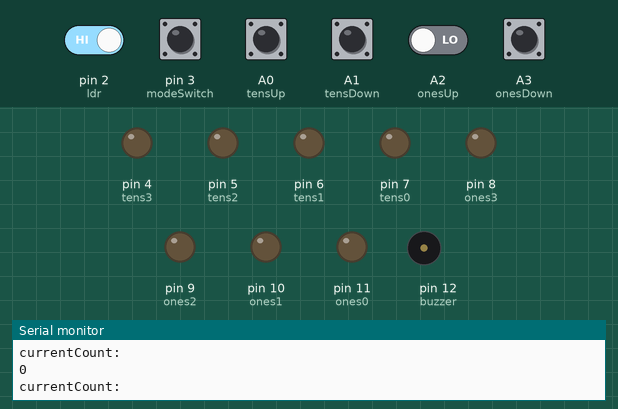
Simulated run of this sketch. Board: Arduino Uno, built with avr-gcc and run on an emulated ATmega328P. Parts: output pins drawn as LEDs (lit = HIGH), buzzer (waves = sounding, pin HIGH), the last lines printed to the serial monitor. The inputs (shaded band) are chosen by the test bench; at power-on: pin 2 (ldr) HIGH, A0 (tensUp), A1 (tensDown), A2 (onesUp), A3 (onesDown), pin 3 (modeSwitch) LOW.

Above: at 1.2 s.
1.3 s: pin 3 (modeSwitch) pulled HIGH for 0.15 s
At 2.6 s:
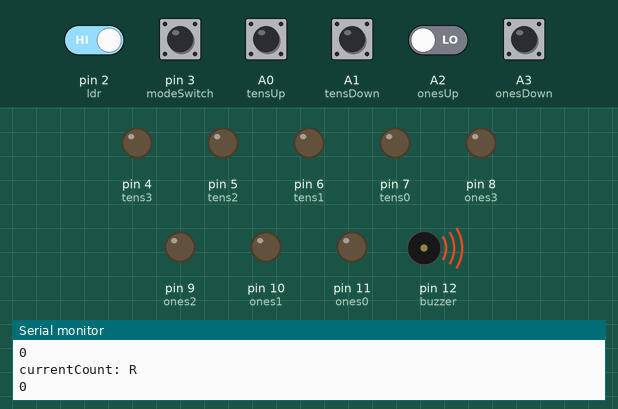
2.9 s: pin 2 (ldr) driven LOW
4.4 s: pin 3 (modeSwitch) pulled HIGH for 1 s
At 5.2 s:
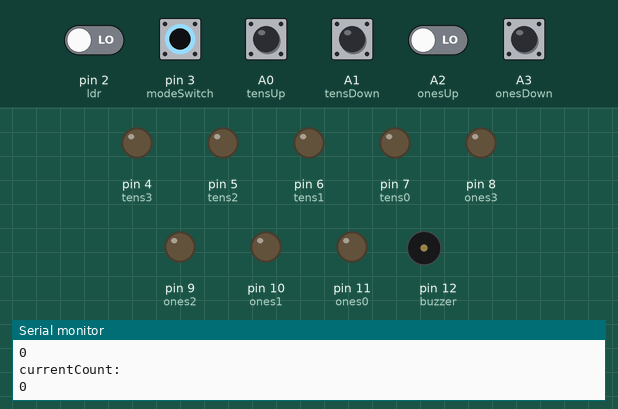
6.9 s: pin 3 (modeSwitch) driven HIGH and A2 (onesUp) driven HIGH
At 7.6 s:
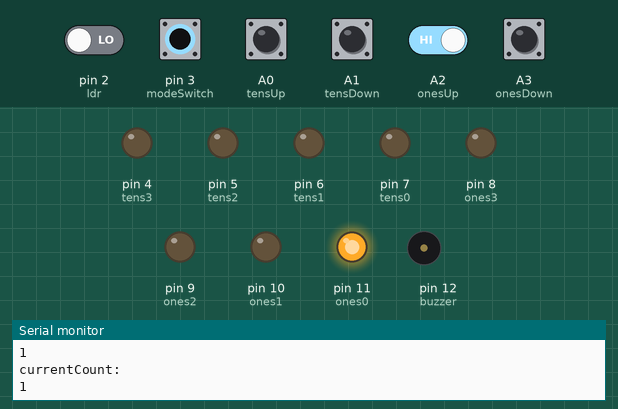
8.4 s: pin 3 (modeSwitch) driven LOW
9.9 s: pin 2 (ldr) driven HIGH
At 12.4 s:
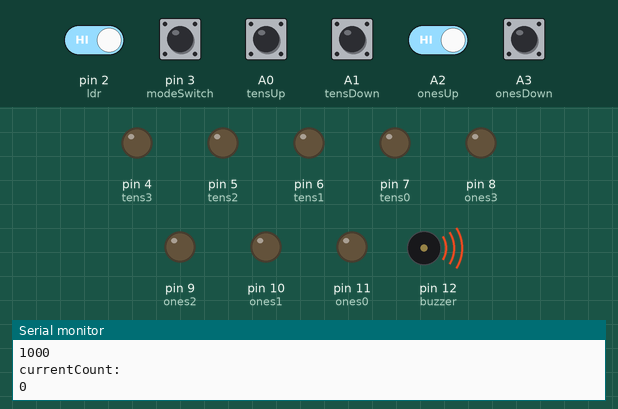
Timing chart, 0 to 13.4 s (numbered marks = the images above; inputs shaded):
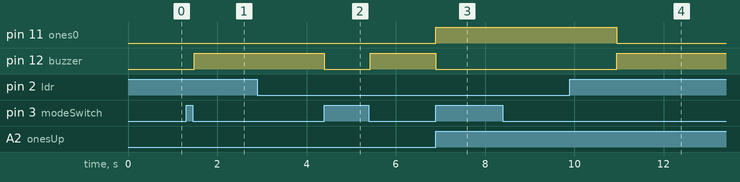

Measured:
- after the input at 1.3 s, pin 12 (buzzer): LOW → HIGH after 0.18 s
- after the input at 4.4 s, pin 12 (buzzer): HIGH → LOW at once, → HIGH 1.0 s later
- after the input at 6.9 s, pin 11 (ones0): LOW → HIGH at once; pin 12 (buzzer): HIGH → LOW at once
- after the input at 9.9 s, pin 11 (ones0): HIGH → LOW after 1.0 s; pin 12 (buzzer): LOW → HIGH after 1.0 s

The sketch:

project3.ino
```cpp
//bcd values for 0-9
//index 0 is MSB
int bcdValues[10][4] =
{
{0, 0, 0, 0},
{1, 0, 0, 0},
{0, 1, 0, 0},
{1, 1, 0, 0},
{0, 0, 1, 0},
{1, 0, 1, 0},
{0, 1, 1, 0},
{1, 1, 1, 0},
{0, 0, 0, 1},
{1, 0, 0, 1},
};

//pin definitions
const int tens3 = 4;
const int tens2 = 5;
const int tens1 = 6;
const int tens0 = 7;
const int ones3 = 8;
const int ones2 = 9;
const int ones1 = 10;
const int ones0 = 11;
const int ldr = 2;
const int modeSwitch = 3;
const int tensUp = A0;
const int tensDown = A1;
const int onesUp = A2;
const int onesDown = A3;
const int buzzer = 12;

//important variables
bool countdown = false;
bool mode = true; //TRUE is SET, FALSE is RESET
bool buttonIsPressed = false;
int currentCount = 0;
int setTens = 0;
int setOnes = 0;
unsigned long timebefore = 0;
unsigned long timeafter = 0;
unsigned long interval = 1000;

void setup()
{
  pinMode(tens3, OUTPUT);
  pinMode(tens2, OUTPUT);
  pinMode(tens1, OUTPUT);
  pinMode(tens0, OUTPUT);
  pinMode(ones3, OUTPUT);
  pinMode(ones2, OUTPUT);
  pinMode(ones1, OUTPUT);
  pinMode(ones0, OUTPUT);
  pinMode(tensUp, INPUT);
  pinMode(tensDown, INPUT);
  pinMode(onesUp, INPUT);
  pinMode(onesDown, INPUT);
  pinMode(ldr, INPUT);
  pinMode(modeSwitch, INPUT);
  pinMode(buzzer, OUTPUT);
  attachInterrupt(0, willCountdown, CHANGE);
  attachInterrupt(1, changeMode, CHANGE);
  Serial.begin(9600);
}

void setDisplay(int numberToSet)
{
  setTens = numberToSet / 10;
  setOnes = numberToSet % 10;
  Serial.println("currentCount: ");
  Serial.println(currentCount);
  digitalWrite(tens3, bcdValues[setTens][3]);
  digitalWrite(tens2, bcdValues[setTens][2]);
  digitalWrite(tens1, bcdValues[setTens][1]);
  digitalWrite(tens0, bcdValues[setTens][0]);
  digitalWrite(ones3, bcdValues[setOnes][3]);
  digitalWrite(ones2, bcdValues[setOnes][2]);
  digitalWrite(ones1, bcdValues[setOnes][1]);
  digitalWrite(ones0, bcdValues[setOnes][0]);
}

void buzzOn()
{
  digitalWrite(buzzer, HIGH);
}

void buzzOff()
{
  digitalWrite(buzzer, LOW);
}

void changeMode()
{
  mode = (digitalRead(modeSwitch));
  if(mode) //when going to SET mode
  {
    currentCount = 0;
    buzzOff();
    Serial.println("SET MODE");
  }
  else
  {
    Serial.println("RUN MODE");
  }
  setDisplay(currentCount);
}

void willCountdown()
{
  countdown = (digitalRead(ldr));
  timebefore = timeafter;
  Serial.println("willCountdown: ");
  Serial.println(countdown);
}

void loop()
{
  if(mode)//SET
  {
    if(digitalRead(tensUp) && setTens < 9 && !buttonIsPressed)
    {
      setTens++;
    }
    if(digitalRead(tensDown) && setTens > 0 && !buttonIsPressed)
    {
      setTens--;
    }
    if(digitalRead(onesUp) && setOnes < 9 && !buttonIsPressed)
    {
      setOnes++;
    }
    if(digitalRead(onesDown) && setOnes > 0 && !buttonIsPressed)
    {
      setOnes--;
    }
    currentCount = (setTens * 10) + setOnes;
    setDisplay(currentCount);
    buttonIsPressed = digitalRead(tensUp) || digitalRead(tensDown) || digitalRead(onesUp) || digitalRead(onesDown);
  }
  else//RUN
  {
    while(currentCount != 0)
    {
      timeafter = millis();
      if(!countdown)
      {
        timebefore = timeafter;
      }
      Serial.println("time elapsed: ");
      Serial.println(timeafter - timebefore);
      if(countdown && (timeafter - timebefore >= 1000))
      {
        timebefore = timeafter;
        currentCount--;
        setDisplay(currentCount);
      }
    }
    if(currentCount == 0)
    {
      buzzOn();
    }
  }
}
```
